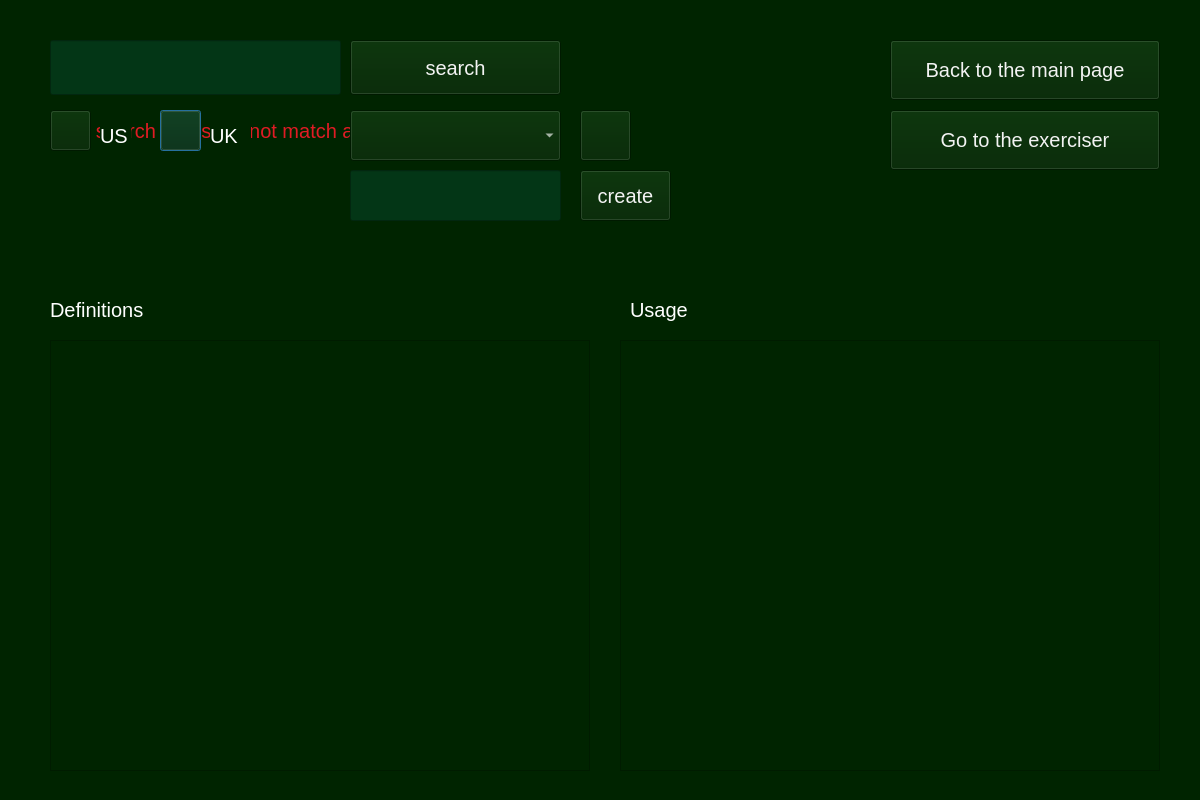
<?xml version="1.0" encoding="UTF-8"?>
<ui version="4.0">
 <class>Dialog</class>
 <widget class="QDialog" name="Dialog">
  <property name="geometry">
   <rect>
    <x>0</x>
    <y>0</y>
    <width>1200</width>
    <height>800</height>
   </rect>
  </property>
  <property name="windowTitle">
   <string>Dialog</string>
  </property>
  <property name="styleSheet">
   <string notr="true">background-color: rgb(0, 36, 0);
border-color: rgb(255, 255, 255);</string>
  </property>
  <widget class="QPushButton" name="pronunciation_UK">
   <property name="geometry">
    <rect>
     <x>160</x>
     <y>110</y>
     <width>41</width>
     <height>41</height>
    </rect>
   </property>
   <property name="styleSheet">
    <string notr="true">color: rgb(255, 255, 255);
</string>
   </property>
   <property name="text">
    <string/>
   </property>
   <property name="icon">
    <iconset>
     <normalon>WindowsGraphics</normalon>
     <activeon>:/voiceButtonIcon.png/voiceButtonIcon.png</activeon>
    </iconset>
   </property>
   <property name="iconSize">
    <size>
     <width>40</width>
     <height>40</height>
    </size>
   </property>
   <property name="checkable">
    <bool>false</bool>
   </property>
  </widget>
  <widget class="QPushButton" name="back_to_the_main_page_button">
   <property name="geometry">
    <rect>
     <x>890</x>
     <y>40</y>
     <width>270</width>
     <height>60</height>
    </rect>
   </property>
   <property name="styleSheet">
    <string notr="true">color:rgb(255, 0, 255);
font-size:15pt; 
color:rgb(243, 243, 243);
selection-background-color: rgb(255, 255, 255);
</string>
   </property>
   <property name="text">
    <string>Back to the main page</string>
   </property>
  </widget>
  <widget class="QPushButton" name="add_word_button">
   <property name="geometry">
    <rect>
     <x>580</x>
     <y>110</y>
     <width>51</width>
     <height>51</height>
    </rect>
   </property>
   <property name="text">
    <string/>
   </property>
  </widget>
  <widget class="QPushButton" name="search_button">
   <property name="geometry">
    <rect>
     <x>350</x>
     <y>40</y>
     <width>211</width>
     <height>55</height>
    </rect>
   </property>
   <property name="styleSheet">
    <string notr="true">color:rgb(255, 0, 255);
font-size:15pt; 
color:rgb(243, 243, 243);
selection-background-color: rgb(255, 255, 255);
</string>
   </property>
   <property name="text">
    <string>search</string>
   </property>
  </widget>
  <widget class="QLineEdit" name="search_field">
   <property name="geometry">
    <rect>
     <x>50</x>
     <y>40</y>
     <width>291</width>
     <height>55</height>
    </rect>
   </property>
   <property name="styleSheet">
    <string notr="true">border-color: rgb(255, 255, 255);
font-size:14pt; color:rgb(243, 243, 243);
selection-background-color: rgb(255, 255, 255);
selection-color: rgb(46, 194, 126);
background-color: rgb(3, 54, 22)</string>
   </property>
   <property name="alignment">
    <set>Qt::AlignLeading|Qt::AlignLeft|Qt::AlignVCenter</set>
   </property>
  </widget>
  <widget class="QTextEdit" name="definitions_text">
   <property name="geometry">
    <rect>
     <x>50</x>
     <y>340</y>
     <width>540</width>
     <height>431</height>
    </rect>
   </property>
   <property name="styleSheet">
    <string notr="true">border-color: rgb(255, 255, 255);
font-size:14pt; color:rgb(243, 243, 243);
selection-background-color: rgb(255, 255, 255);
selection-color: rgb(46, 194, 126);
</string>
   </property>
  </widget>
  <widget class="QPushButton" name="pronunciation_US">
   <property name="geometry">
    <rect>
     <x>50</x>
     <y>110</y>
     <width>41</width>
     <height>41</height>
    </rect>
   </property>
   <property name="styleSheet">
    <string notr="true">color: rgb(255, 255, 255);</string>
   </property>
   <property name="text">
    <string/>
   </property>
   <property name="icon">
    <iconset>
     <normalon>WindowsGraphics</normalon>
     <activeon>:/voiceButtonIcon.png/voiceButtonIcon.png</activeon>
    </iconset>
   </property>
   <property name="iconSize">
    <size>
     <width>40</width>
     <height>40</height>
    </size>
   </property>
   <property name="checkable">
    <bool>false</bool>
   </property>
  </widget>
  <widget class="QTextEdit" name="usage_text">
   <property name="geometry">
    <rect>
     <x>620</x>
     <y>340</y>
     <width>540</width>
     <height>431</height>
    </rect>
   </property>
   <property name="styleSheet">
    <string notr="true">border-color: rgb(255, 255, 255);
font-size:14pt; color:rgb(243, 243, 243);
selection-background-color: rgb(255, 255, 255);
selection-color: rgb(46, 194, 126);
</string>
   </property>
  </widget>
  <widget class="QPushButton" name="go_to_the_exerciser_button">
   <property name="geometry">
    <rect>
     <x>890</x>
     <y>110</y>
     <width>270</width>
     <height>60</height>
    </rect>
   </property>
   <property name="styleSheet">
    <string notr="true">color:rgb(255, 0, 255);
font-size:15pt; 
color:rgb(243, 243, 243);
selection-background-color: rgb(255, 255, 255);
</string>
   </property>
   <property name="text">
    <string>Go to the exerciser</string>
   </property>
  </widget>
  <widget class="QLabel" name="pronunciation_UK_text">
   <property name="geometry">
    <rect>
     <x>210</x>
     <y>120</y>
     <width>41</width>
     <height>31</height>
    </rect>
   </property>
   <property name="styleSheet">
    <string notr="true">color: rgb(255, 255, 255);
font: 15pt;</string>
   </property>
   <property name="text">
    <string>UK</string>
   </property>
  </widget>
  <widget class="QLabel" name="pronunciation_US_text">
   <property name="geometry">
    <rect>
     <x>100</x>
     <y>120</y>
     <width>31</width>
     <height>31</height>
    </rect>
   </property>
   <property name="styleSheet">
    <string notr="true">color: rgb(255, 255, 255);
font: 15pt;</string>
   </property>
   <property name="text">
    <string>US</string>
   </property>
  </widget>
  <widget class="QLabel" name="definitions_title">
   <property name="geometry">
    <rect>
     <x>50</x>
     <y>290</y>
     <width>150</width>
     <height>40</height>
    </rect>
   </property>
   <property name="styleSheet">
    <string notr="true">color: rgb(255, 255, 255);
font: 15pt;</string>
   </property>
   <property name="text">
    <string>Definitions</string>
   </property>
  </widget>
  <widget class="QLabel" name="usage_title">
   <property name="geometry">
    <rect>
     <x>630</x>
     <y>290</y>
     <width>81</width>
     <height>40</height>
    </rect>
   </property>
   <property name="styleSheet">
    <string notr="true">color: rgb(255, 255, 255);
font: 15pt;</string>
   </property>
   <property name="text">
    <string>Usage</string>
   </property>
  </widget>
  <widget class="QLabel" name="nothing_found_error_line">
   <property name="geometry">
    <rect>
     <x>50</x>
     <y>110</y>
     <width>501</width>
     <height>41</height>
    </rect>
   </property>
   <property name="styleSheet">
    <string notr="true">color: rgb(224, 27, 36);
font: 15pt;</string>
   </property>
   <property name="text">
    <string>Your search terms did not match any entries</string>
   </property>
  </widget>
  <widget class="QComboBox" name="choose_wordlist">
   <property name="geometry">
    <rect>
     <x>350</x>
     <y>110</y>
     <width>211</width>
     <height>51</height>
    </rect>
   </property>
   <property name="styleSheet">
    <string notr="true">font-size:15pt; 
selection-background-color: rgb(0,179,60);
combobox-popup: 0;
color: rgb(255, 255, 255);</string>
   </property>
  </widget>
  <widget class="QLineEdit" name="create_new_wordlist_input">
   <property name="geometry">
    <rect>
     <x>350</x>
     <y>170</y>
     <width>211</width>
     <height>51</height>
    </rect>
   </property>
   <property name="styleSheet">
    <string notr="true">border-color: rgb(255, 255, 255);
font-size:14pt; color:rgb(243, 243, 243);
selection-background-color: rgb(255, 255, 255);
selection-color: rgb(46, 194, 126);
background-color: rgb(3, 54, 22)</string>
   </property>
   <property name="alignment">
    <set>Qt::AlignLeading|Qt::AlignLeft|Qt::AlignVCenter</set>
   </property>
  </widget>
  <widget class="QPushButton" name="create_new_wordlist_button">
   <property name="geometry">
    <rect>
     <x>580</x>
     <y>170</y>
     <width>91</width>
     <height>51</height>
    </rect>
   </property>
   <property name="styleSheet">
    <string notr="true">color:rgb(255, 0, 255);
font-size:15pt; 
color:rgb(243, 243, 243);
selection-background-color: rgb(255, 255, 255);
</string>
   </property>
   <property name="text">
    <string>create</string>
   </property>
  </widget>
  <zorder>nothing_found_error_line</zorder>
  <zorder>pronunciation_UK</zorder>
  <zorder>back_to_the_main_page_button</zorder>
  <zorder>add_word_button</zorder>
  <zorder>search_button</zorder>
  <zorder>search_field</zorder>
  <zorder>definitions_text</zorder>
  <zorder>pronunciation_US</zorder>
  <zorder>usage_text</zorder>
  <zorder>go_to_the_exerciser_button</zorder>
  <zorder>pronunciation_UK_text</zorder>
  <zorder>pronunciation_US_text</zorder>
  <zorder>definitions_title</zorder>
  <zorder>usage_title</zorder>
  <zorder>choose_wordlist</zorder>
  <zorder>create_new_wordlist_input</zorder>
  <zorder>create_new_wordlist_button</zorder>
 </widget>
 <resources/>
 <connections/>
</ui>
